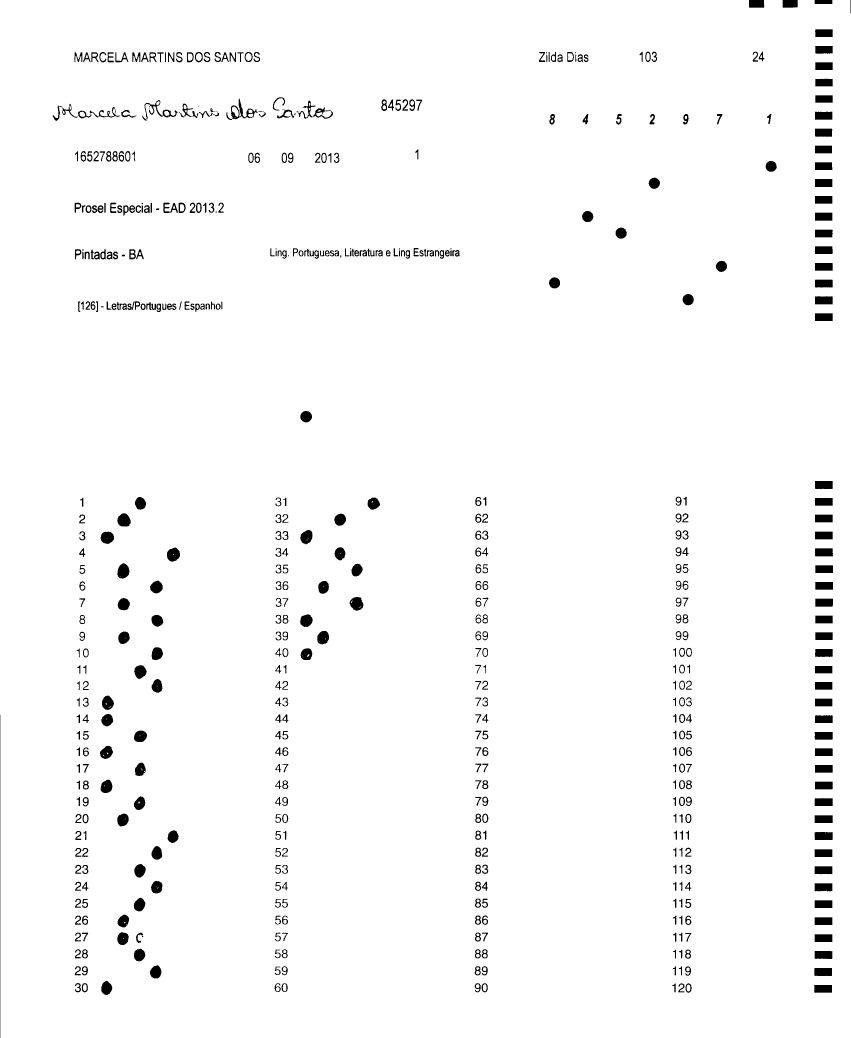
#> input picture omr/src/8452971.tif, 2552 x 3114 px (shown at 1/3 size); its folder holds only this picture in this run
$ python crop.py 5 5 5 5 8452971.tif   (Python 2 division)   (older library calls are emulated)
#> lines starting #> are read from the running program, lines starting #| are printed output that depends on the picture; after the words box and inside, x2 and y2 are one past the last pixel; in counts of white or black regions, pixels touching at a corner belong together; long printed decimals are rounded
#/usr/bin/env python
# -*- coding: utf-8 -*-
from sys import argv
import numpy as np
import cv2
from glob import glob

if __name__ == '__main__':
    if(len(argv)!=6):
        print "usage: python crop.py x1 y1 x2 y2 regex"
        exit(0)
    x= int(argv[1])
    y=int(argv[2])
    x2= int(argv[3])
    y2=int(argv[4])
    x_padding=150
    threshold=200
    ref_area=2500
    for fn in glob(argv[-1]):
        print fn
        img = cv2.imread(fn)
#> img is the input picture: shape (3114, 2552, 3); 97.5% white; 554 black regions (19 under 20 px), largest, box (x1, y1, x2, y2) and area: (679, 296, 773, 360) 1359, (2445, 1645, 2499, 1669) 1278, (2444, 2496, 2498, 2520) 1269
        img2=img[:y,x:x+x_padding]
        #squares = find_squares(img)
        imgray = cv2.cvtColor(img2,cv2.COLOR_BGR2GRAY)
        retval, bin = cv2.threshold(imgray, threshold, 255, cv2.THRESH_BINARY)
#> retval = 200
        _, contours, _ = cv2.findContours(bin, cv2.RETR_LIST, cv2.CHAIN_APPROX_SIMPLE)
#> contours = [[[0, 0], [0, 4], [149, 4], [149, 0]]]

        # [5 lines of commented-out code are left out]
        max_area=0
        max_rect=0
        for c in contours:
            area=cv2.contourArea(c)
            ''' cv2.isContourConvex(c) and area<=2500 and area >=1300'''
            if  area<=ref_area:
                #rect=cv2.minAreaRect(c)
                #rect=cv2.boundingRect(c)
                rect=cv2.minEnclosingCircle(c)
                if area > max_area:
                    max_area=area
                    max_rect=rect
#> this loop made 1 pass
#> (c, area, max_area, max_rect) on pass 1: ([[0, 0], [0, 4], [149, 4], [149, 0]], 596, 596, ((74.5, 2), 74.53))
#> after the loop, max_area = 596
                # [16 lines of commented-out code are left out]
        img3=img[y2:,x2:]
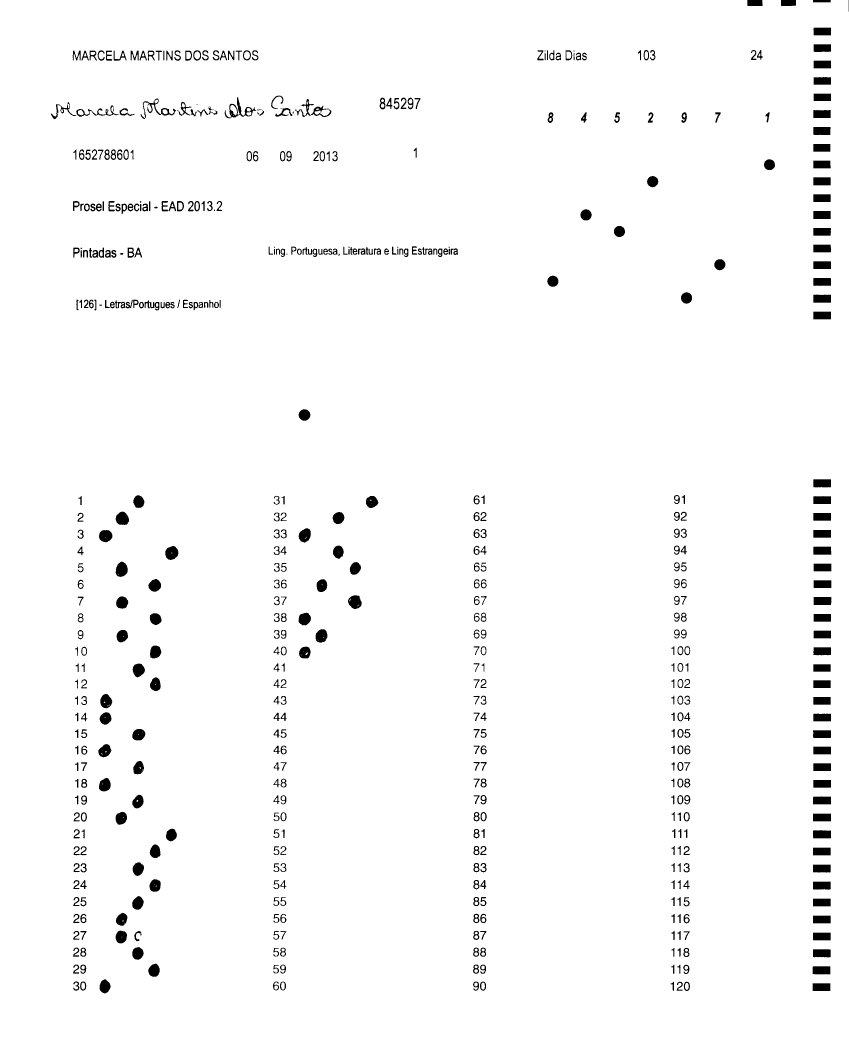
#> img3: shape (3109, 2547, 3) (shown at 1/3 size); 97.6% white; 553 black regions (19 under 20 px), largest, box (x1, y1, x2, y2) and area: (674, 291, 768, 355) 1359, (2440, 1640, 2494, 1664) 1278, (2439, 2491, 2493, 2515) 1269
        imgray = cv2.cvtColor(img3,cv2.COLOR_BGR2GRAY)
#> imgray: shape (3109, 2547); 97.6% white; 553 black regions (19 under 20 px)
        retval, bin = cv2.threshold(imgray, threshold, 255, cv2.THRESH_BINARY)
        _, contours, _ = cv2.findContours(bin, cv2.RETR_LIST, cv2.CHAIN_APPROX_SIMPLE)
#> contours = 823 contours, 72 with area under 20; largest, box (x1, y1, x2, y2) and area: (0, 0, 2547, 3109) 7910912, (673, 290, 769, 356) 2181, (2439, 1639, 2495, 1665) 1354, (2438, 2490, 2494, 2516) 1344, (2440, 1790, 2495, 1816) 1342
        #cv2.drawContours( img3, contours, -1, (0, 255, 200), 2 )
        max_area2=0
        max_rect2=0
        for c in contours:
            area=cv2.contourArea(c)
            '''cv2.isContourConvex(c) and area<=2500 and area >=1300'''
            if  area<=ref_area:
                rect=cv2.minEnclosingCircle(c)
                if area > max_area2:
                    max_area2=area
                    max_rect2=rect
#> this loop made 823 passes
#> (area, max_area2, max_rect2) on passes 1, 2, 19: (95, 95, ((827.6, 2962.1), 6.12)), (1294, 1294, ((2464, 2961), 29.15)), (1338.5, 1338.5, ((2464, 2910), 29.15))
#> (area, rect) on passes 3 to 8: (164, ((2060, 2958.9), 10.1)), (164.5, ((1449, 2957.9), 10.12)), (81, ((1427.5, 2953), 5.59)), (164, ((249, 2957.9), 10.1)), (172, ((848.5, 2957.5), 10.61)), (444, ((2060, 2958.6), 14.59))
#> after the loop, max_area2 = 2181; max_rect2 = ((720.5, 336), 47.76)

        if max_rect and max_rect2:
            print max_area
#| 596.0
            print max_rect
#| ((74.5, 2.0), 74.527)
            print max_rect2
#| ((720.5, 336.0), 47.763)
            # [4 lines of commented-out code are left out]
            print int(max_rect[0][1])
#| 2
            print int(max_rect2[0][0])
#| 720
            print int(x+max_rect[0][0])
#| 79
            print img.shape
#| (3114, 2552, 3)
            img=img[int(max_rect[0][1]):,int(max_rect[0][0]):int(x2+max_rect2[0][0])]
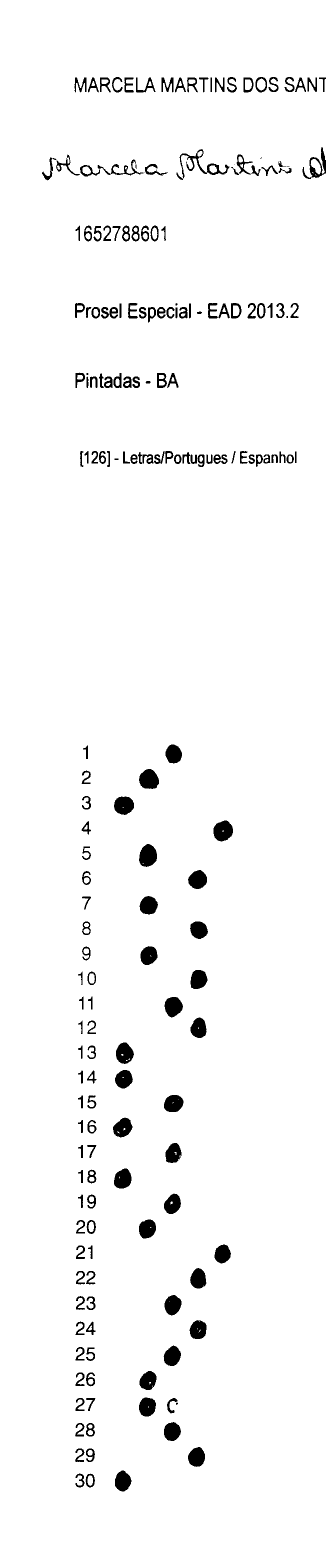
#> img: shape (3112, 651, 3) (shown at 1/2 size); 96.9% white; 194 black regions (9 under 20 px), largest, box (x1, y1, x2, y2) and area: (278, 1688, 314, 1734) 1248, (427, 1641, 466, 1683) 1246, (278, 1538, 318, 1578) 1226
            fn=fn.replace('\\','/')
            fn=fn.encode('ascii','ignore')
#> (the run stopped early here; a loop or call above may not have finished)
